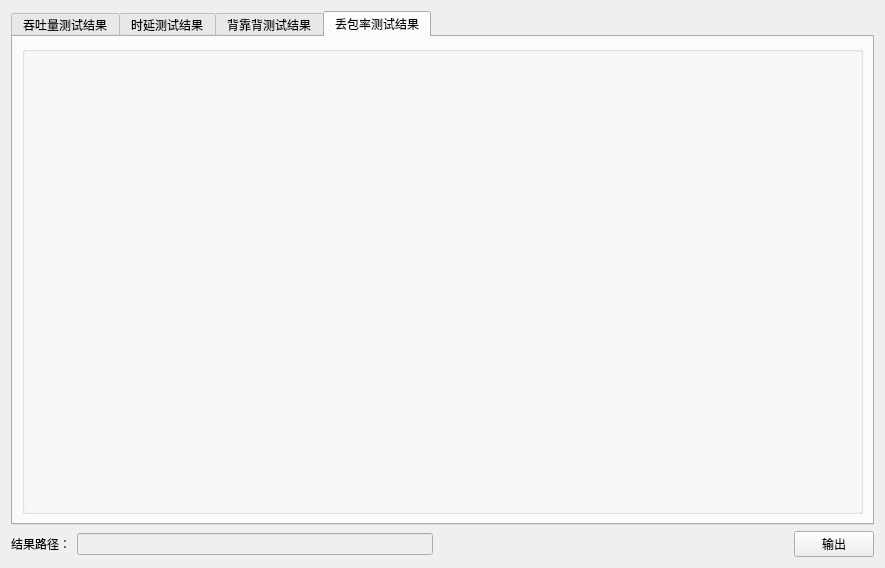
<?xml version="1.0" encoding="UTF-8"?>
<ui version="4.0">
 <class>FormTestResult</class>
 <widget class="QWidget" name="FormTestResult">
  <property name="geometry">
   <rect>
    <x>0</x>
    <y>0</y>
    <width>885</width>
    <height>568</height>
   </rect>
  </property>
  <property name="windowTitle">
   <string>测试结果预览</string>
  </property>
  <layout class="QGridLayout" name="gridLayout_6">
   <item row="0" column="0">
    <layout class="QVBoxLayout" name="verticalLayout_2">
     <item>
      <widget class="QTabWidget" name="tabWidget">
       <property name="currentIndex">
        <number>3</number>
       </property>
       <widget class="QWidget" name="tabThroughput">
        <attribute name="title">
         <string>吞吐量测试结果</string>
        </attribute>
        <layout class="QGridLayout" name="gridLayout_5">
         <item row="0" column="0">
          <widget class="QGroupBox" name="gBoxThroughput">
           <property name="title">
            <string/>
           </property>
          </widget>
         </item>
        </layout>
       </widget>
       <widget class="QWidget" name="tabDelay">
        <attribute name="title">
         <string>时延测试结果</string>
        </attribute>
        <layout class="QGridLayout" name="gridLayout_4">
         <item row="0" column="0">
          <widget class="QGroupBox" name="gBoxDelay">
           <property name="title">
            <string/>
           </property>
           <layout class="QGridLayout" name="gridLayout_2">
            <item row="0" column="0">
             <layout class="QVBoxLayout" name="verticalLayout">
              <item>
               <widget class="QLabel" name="labelDelayType">
                <property name="font">
                 <font>
                  <pointsize>13</pointsize>
                 </font>
                </property>
                <property name="text">
                 <string>时延分类</string>
                </property>
                <property name="alignment">
                 <set>Qt::AlignCenter</set>
                </property>
               </widget>
              </item>
              <item>
               <widget class="QTableWidget" name="tableWidgetDelay">
                <column>
                 <property name="text">
                  <string>帧大小</string>
                 </property>
                </column>
                <column>
                 <property name="text">
                  <string>速率</string>
                 </property>
                </column>
                <column>
                 <property name="text">
                  <string>媒体类型</string>
                 </property>
                </column>
                <column>
                 <property name="text">
                  <string>延迟值</string>
                 </property>
                </column>
               </widget>
              </item>
             </layout>
            </item>
           </layout>
          </widget>
         </item>
        </layout>
       </widget>
       <widget class="QWidget" name="tabBackToBack">
        <attribute name="title">
         <string>背靠背测试结果</string>
        </attribute>
        <layout class="QGridLayout" name="gridLayout_3">
         <item row="0" column="0">
          <widget class="QGroupBox" name="gBoxBackToBack">
           <property name="title">
            <string/>
           </property>
           <layout class="QGridLayout" name="gridLayout_36">
            <item row="0" column="0">
             <widget class="QTableWidget" name="tableWidgetBackToBack">
              <column>
               <property name="text">
                <string>帧大小</string>
               </property>
              </column>
              <column>
               <property name="text">
                <string>类型</string>
               </property>
              </column>
              <column>
               <property name="text">
                <string>平均速率</string>
               </property>
              </column>
              <column>
               <property name="text">
                <string>平均值</string>
               </property>
              </column>
              <column>
               <property name="text">
                <string>最大值</string>
               </property>
              </column>
             </widget>
            </item>
           </layout>
          </widget>
         </item>
        </layout>
       </widget>
       <widget class="QWidget" name="tabLossPackgeRate">
        <attribute name="title">
         <string>丢包率测试结果</string>
        </attribute>
        <layout class="QGridLayout" name="gridLayout">
         <item row="0" column="0">
          <widget class="QGroupBox" name="gBoxLossPackgeRate">
           <property name="title">
            <string/>
           </property>
          </widget>
         </item>
        </layout>
       </widget>
      </widget>
     </item>
     <item>
      <layout class="QHBoxLayout" name="horizontalLayout_2">
       <item>
        <widget class="QLabel" name="label_2">
         <property name="text">
          <string>结果路径：</string>
         </property>
        </widget>
       </item>
       <item>
        <widget class="QLineEdit" name="lineEditFilePath">
         <property name="enabled">
          <bool>false</bool>
         </property>
        </widget>
       </item>
       <item>
        <spacer name="horizontalSpacer">
         <property name="orientation">
          <enum>Qt::Horizontal</enum>
         </property>
         <property name="sizeHint" stdset="0">
          <size>
           <width>40</width>
           <height>20</height>
          </size>
         </property>
        </spacer>
       </item>
       <item>
        <widget class="QPushButton" name="BtnOutPut">
         <property name="text">
          <string>输出</string>
         </property>
        </widget>
       </item>
      </layout>
     </item>
    </layout>
   </item>
  </layout>
 </widget>
 <resources/>
 <connections/>
</ui>
